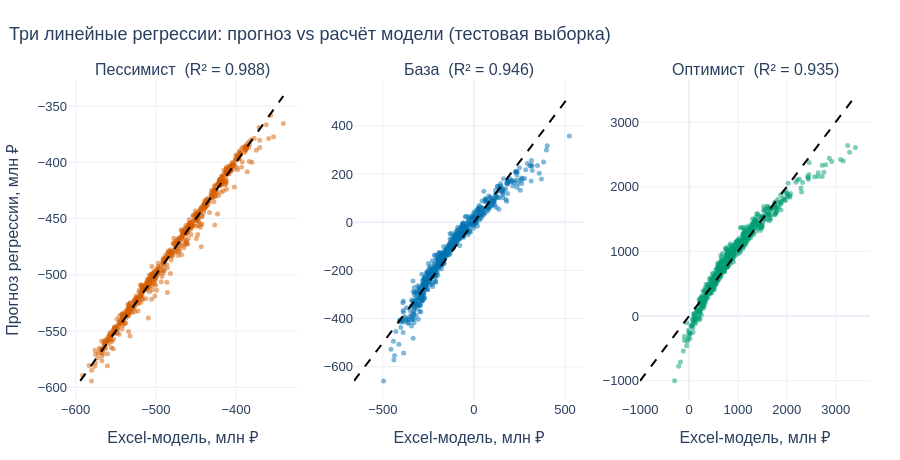

Notebook code for this chart:
### Markdown cell above
### 4.1. Качество моделей: предсказание vs факт на тесте
Чем ближе точки к диагонали, тем лучше линейная модель повторяет Excel. Систематический изгиб — там, где сказывается нелинейность (перемножение драйверов и потолки в 100%).

### Code cell
fig = make_subplots(rows=1, cols=3, subplot_titles=[f'{s}  (R² = {r2_score(MODELS[s][2], MODELS[s][3]):.3f})' for s in SC], horizontal_spacing=0.07)
for j, s in enumerate(SC, 1):
    m, Xte, yte, pr = MODELS[s]; lo, hi = min(yte.min(), pr.min()), max(yte.max(), pr.max())
    fig.add_scatter(x=yte, y=pr, mode='markers', marker=dict(color=COLORS[s], size=5, opacity=.5), showlegend=False, hovertemplate='факт %{x:,.0f}<br>прогноз %{y:,.0f}<extra></extra>', row=1, col=j)
    fig.add_scatter(x=[lo, hi], y=[lo, hi], mode='lines', line=dict(color='black', dash='dash'), showlegend=False, row=1, col=j)
    fig.update_xaxes(title='Excel-модель, млн ₽', row=1, col=j)
fig.update_yaxes(title='Прогноз регрессии, млн ₽', row=1, col=1)
pshow(fig, 'lr_pred_vs_actual', 'Три линейные регрессии: прогноз vs расчёт модели (тестовая выборка)', h=460)

f, axs = plt.subplots(1, 3, figsize=(15, 4.8))
for ax, s in zip(axs, SC):
    m, Xte, yte, pr = MODELS[s]; lo, hi = min(yte.min(), pr.min()), max(yte.max(), pr.max())
    ax.scatter(yte, pr, s=8, alpha=.45, color=COLORS[s]); ax.plot([lo, hi], [lo, hi], 'k--', lw=1)
    ax.set_title(f'{s}  (R² = {r2_score(yte, pr):.3f})'); ax.set_xlabel('Excel-модель, млн ₽'); ax.set_ylabel('Прогноз регрессии, млн ₽')
mshow(f, 'lr_pred_vs_actual')

### Figure 1 — Plotly figure (JSON) as saved in the notebook; plotly's stock layout.template omitted (floating-point values rounded to 4 significant figures; data arrays with more than 128 entries replaced by an {"elided": "..."} marker saying what was removed)
{"data": [{"hovertemplate": "факт %{x:,.0f}<br>прогноз %{y:,.0f}<extra></extra>", "marker": {"color": "#D55E00", "opacity": 0.5, "size": 5}, "mode": "markers", "showlegend": false, "type": "scatter", "x": {"elided": "600 float values"}, "xaxis": "x", "y": {"elided": "600 float values"}, "yaxis": "y"}, {"line": {"color": "black", "dash": "dash"}, "mode": "lines", "showlegend": false, "type": "scatter", "x": [-594.3, -341.1], "xaxis": "x", "y": [-594.3, -341.1], "yaxis": "y"}, {"hovertemplate": "факт %{x:,.0f}<br>прогноз %{y:,.0f}<extra></extra>", "marker": {"color": "#0072B2", "opacity": 0.5, "size": 5}, "mode": "markers", "showlegend": false, "type": "scatter", "x": {"elided": "600 float values"}, "xaxis": "x2", "y": {"elided": "600 float values"}, "yaxis": "y2"}, {"line": {"color": "black", "dash": "dash"}, "mode": "lines", "showlegend": false, "type": "scatter", "x": [-658.6, 523.8], "xaxis": "x2", "y": [-658.6, 523.8], "yaxis": "y2"}, {"hovertemplate": "факт %{x:,.0f}<br>прогноз %{y:,.0f}<extra></extra>", "marker": {"color": "#009E73", "opacity": 0.5, "size": 5}, "mode": "markers", "showlegend": false, "type": "scatter", "x": {"elided": "600 float values"}, "xaxis": "x3", "y": {"elided": "600 float values"}, "yaxis": "y3"}, {"line": {"color": "black", "dash": "dash"}, "mode": "lines", "showlegend": false, "type": "scatter", "x": [-1003.0, 3403.0], "xaxis": "x3", "y": [-1003.0, 3403.0], "yaxis": "y3"}], "layout": {"annotations": [{"font": {"size": 16}, "showarrow": false, "text": "Пессимист  (R² = 0.988)", "x": 0.1433, "xanchor": "center", "xref": "paper", "y": 1, "yanchor": "bottom", "yref": "paper"}, {"font": {"size": 16}, "showarrow": false, "text": "База  (R² = 0.946)", "x": 0.5, "xanchor": "center", "xref": "paper", "y": 1, "yanchor": "bottom", "yref": "paper"}, {"font": {"size": 16}, "showarrow": false, "text": "Оптимист  (R² = 0.935)", "x": 0.8567, "xanchor": "center", "xref": "paper", "y": 1, "yanchor": "bottom", "yref": "paper"}], "font": {"family": "Arial", "size": 13}, "height": 460, "legend": {"orientation": "h", "y": -0.2}, "margin": {"b": 60, "l": 60, "r": 30, "t": 80}, "title": {"text": "Три линейные регрессии: прогноз vs расчёт модели (тестовая выборка)", "x": 0.01}, "xaxis": {"anchor": "y", "domain": [0, 0.2867], "title": {"text": "Excel-модель, млн ₽"}}, "xaxis2": {"anchor": "y2", "domain": [0.3567, 0.6433], "title": {"text": "Excel-модель, млн ₽"}}, "xaxis3": {"anchor": "y3", "domain": [0.7133, 1], "title": {"text": "Excel-модель, млн ₽"}}, "yaxis": {"anchor": "x", "domain": [0, 1], "title": {"text": "Прогноз регрессии, млн ₽"}}, "yaxis2": {"anchor": "x2", "domain": [0, 1]}, "yaxis3": {"anchor": "x3", "domain": [0, 1]}}}
